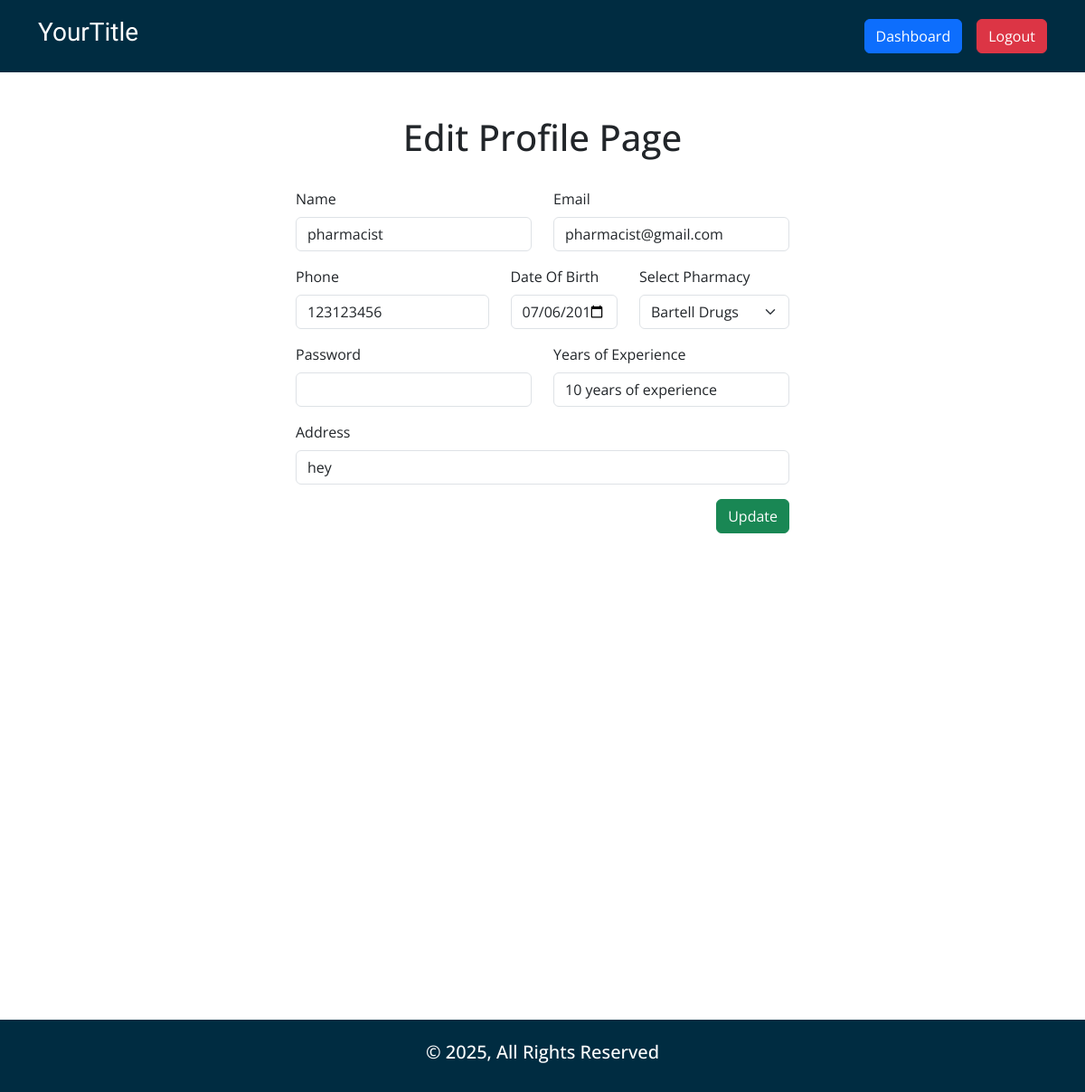
The page /edit_profile.php (signed in) on the database its author committed.
### tables this page shows
CREATE TABLE `users` (
  `id` int(11) NOT NULL,
  `username` varchar(255) NOT NULL,
  `email` varchar(255) NOT NULL,
  `password` text NOT NULL,
  `role` enum('admin','patient','pharmacist') NOT NULL DEFAULT 'patient',
  `phone` varchar(255) DEFAULT NULL,
  `dob` date DEFAULT NULL,
  `address` text DEFAULT NULL,
  `diseases` varchar(255) DEFAULT NULL,
  `experience` varchar(255) DEFAULT NULL,
  `phar_id` int(11) DEFAULT NULL,
  `reminder_ids` text DEFAULT NULL,
  `status` enum('0','1') NOT NULL DEFAULT '1'
);

CREATE TABLE `pharmacy` (
  `id` int(11) NOT NULL,
  `pharmacy_name` varchar(255) NOT NULL
);

### core/database.php (called while the page is built, shortened)
<?php
function env($value)
{
      $env = dirname(__DIR__, 1) . '/.env';
      $core = parse_ini_file($env);
      return $core[$value];
}
$db = mysqli_connect(env("HOST"), env("USER"), env("PWD"), env("DB"));
if (isset($_SESSION['user'])):
      $userid = $_SESSION['user'];
      $userData = $db->query("SELECT * FROM `users` WHERE `id`='$userid'");
      if (mysqli_num_rows($userData) >  0):
            $GetUserData = mysqli_fetch_object($userData);
            $userName = $GetUserData->username;
            $userEmail = $GetUserData->email;
            $userPhone = $GetUserData->phone;
            $userDOB = $GetUserData->dob;
            $userAddr = $GetUserData->address;
            $yearsOfExperience = $GetUserData->experience;
            $phar_id = $GetUserData->phar_id;
            $userRole = $GetUserData->role;
            $Q_get_phar_name = $db->query("SELECT `pharmacy_name` FROM `pharmacy` WHERE `id`='$phar_id'");
            $getPhar = mysqli_fetch_object($Q_get_phar_name);
      endif;
endif;

### edit_profile.php (the view, shortened to what this page needs)
<?php
require_once 'core/database.php';
?>
<!DOCTYPE html>
<html lang="en">
<head>
    <?php include 'includes/external_css.php'; ?>
</head>
<body id="edit_profile">
    <?php include_once 'includes/header.php'; ?>
    <main>
        <div class="container my-5">
            <div class="row">
                <div class="col-12 mb-4">
                    <h1 class="text-center">Edit Profile Page</h1>
                </div>
                <div class="col-12 col-md-6 mx-auto">
                    <form action="" method="post">
                        <div class="row">
                            <div class="col-12 col-md-6 mb-3">
                                <div class="form-group">
                                    <label class="form-label" for="username">Name</label>
                                    <input type="text" name="username" value="<?= $userName ?>" class="form-control" required>
                                </div>
                            </div>
                            <div class="col-12 col-md-6 mb-3">
                                <div class="form-group">
                                    <label class="form-label" for="email">Email</label>
                                    <input type="email" name="email" value="<?= $userEmail ?>" class="form-control" required>
                                </div>
                            </div>
                            <div class="col-12 col-md-<?= ($userRole == 'pharmacist') ? '5' : '6' ?> mb-3">
                                <div class="form-group">
                                    <label class="form-label" for="phone">Phone</label>
                                    <input type="tel" name="phone" value="<?= $userPhone ?>" class="form-control" required>
                                </div>
                            </div>
                            <div class="col-12 col-md-<?= ($userRole == 'pharmacist') ? '3' : '6' ?> mb-3">
                                <div class="form-group">
                                    <label class="form-label" for="dob">Date Of Birth</label>
                                    <input type="date" name="dob" value="<?= $userDOB ?>" class="form-control" required>
                                </div>
                            </div>
                            <?php if ($userRole == 'pharmacist'): ?>
                                <div class="col-12 col-md-4">
                                    <div class="form-group">
                                        <label class="form-label" for="phar">Select Pharmacy</label>
                                        <select name="pharmacy_id" id="phar" class="form-select">
                                            <option value="<?= $phar_id ?? '' ?>" selected hidden><?= $getPhar->pharmacy_name ?? "Select Pharmacy" ?></option>
                                        </select>
                                    </div>
                                </div>
                            <?php endif; ?>
                            <div class="col-12 col-md-6 mb-3">
                                <div class="form-group">
                                    <label class="form-label" for="password">Password</label>
                                    <input type="password" name="password" class="form-control">
                                </div>
                            </div>
                            <?php if ($userRole == 'patient'): ?>
                                <div class="col-12 col-md-6 mb-3">
                                    <div class="form-group">
                                        <label class="form-label" for="diseases">Diseases</label>
                                        <input type="text" name="diseases" value="<?= $userDiseases ?? '' ?>" class="form-control">
                                    </div>
                                </div>
                            <?php else: ?>
                                <div class="col-12 col-md-6 mb-3">
                                    <div class="form-group">
                                        <label class="form-label" for="experience">Years of Experience</label>
                                        <input type="text" name="experience" value="<?= $yearsOfExperience ?? '' ?>" class="form-control">
                                    </div>
                                </div>
                            <?php endif; ?>
                            <div class="col-12 mb-3">
                                <div class="form-group">
                                    <label class="form-label" for="address">Address</label>
                                    <input type="text" name="address" value="<?= $userAddr ?>" class="form-control" required>
                                </div>
                            </div>
                            <div class="col-12 mb-3">
                                <div class="form-group d-flex justify-content-end">
                                    <button type="submit" name="submit" class="btn btn-success">Update</button>
                                </div>
                            </div>
                        </div>
                    </form>
                </div>
            </div>
        </div>
    </main>
    <?php include_once 'includes/footer.php'; ?>
</body>
</html>

### rows shown on the page
users: username "pharmacist", email "pharmacist@gmail.com", phone "123123456", dob "07/06/2017", experience "10 years of experience", address "hey"
pharmacy: pharmacy_id "Bartell Drugs"

### other values the page prints
env("TITLE") "YourTitle"
